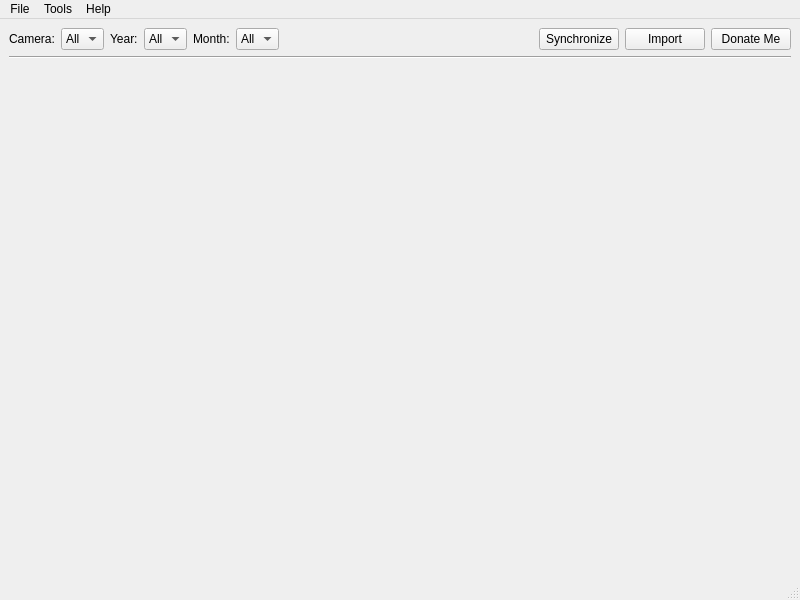
<?xml version="1.0" encoding="UTF-8"?>
<ui version="4.0">
 <class>MainWindow</class>
 <widget class="QMainWindow" name="MainWindow">
  <property name="geometry">
   <rect>
    <x>0</x>
    <y>0</y>
    <width>800</width>
    <height>600</height>
   </rect>
  </property>
  <property name="windowTitle">
   <string>MainWindow</string>
  </property>
  <property name="windowIcon">
   <iconset resource="assets.qrc">
    <normaloff>:/icon/logo.png</normaloff>:/icon/logo.png</iconset>
  </property>
  <widget class="QWidget" name="centralwidget">
   <layout class="QVBoxLayout" name="verticalLayout">
    <item>
     <layout class="QHBoxLayout" name="horizontalLayout_6">
      <item>
       <layout class="QHBoxLayout" name="horizontalLayout_4">
        <item>
         <layout class="QHBoxLayout" name="horizontalLayout">
          <item>
           <widget class="QLabel" name="labelCamera">
            <property name="text">
             <string>Camera:</string>
            </property>
           </widget>
          </item>
          <item>
           <widget class="QComboBox" name="selectCamera">
            <item>
             <property name="text">
              <string>All</string>
             </property>
            </item>
           </widget>
          </item>
         </layout>
        </item>
        <item>
         <layout class="QHBoxLayout" name="horizontalLayout_2">
          <item>
           <widget class="QLabel" name="labelYear">
            <property name="text">
             <string>Year:</string>
            </property>
           </widget>
          </item>
          <item>
           <widget class="QComboBox" name="selectYear">
            <item>
             <property name="text">
              <string>All</string>
             </property>
            </item>
           </widget>
          </item>
         </layout>
        </item>
        <item>
         <layout class="QHBoxLayout" name="horizontalLayout_3">
          <item>
           <widget class="QLabel" name="labelMonth">
            <property name="text">
             <string>Month:</string>
            </property>
           </widget>
          </item>
          <item>
           <widget class="QComboBox" name="selectMonth">
            <item>
             <property name="text">
              <string>All</string>
             </property>
            </item>
           </widget>
          </item>
         </layout>
        </item>
       </layout>
      </item>
      <item>
       <spacer name="horizontalSpacer">
        <property name="orientation">
         <enum>Qt::Horizontal</enum>
        </property>
        <property name="sizeHint" stdset="0">
         <size>
          <width>40</width>
          <height>20</height>
         </size>
        </property>
       </spacer>
      </item>
      <item>
       <layout class="QHBoxLayout" name="horizontalLayout_5">
        <item>
         <widget class="QPushButton" name="btnSync">
          <property name="text">
           <string>Synchronize</string>
          </property>
         </widget>
        </item>
        <item>
         <widget class="QPushButton" name="btnImport">
          <property name="text">
           <string>Import</string>
          </property>
         </widget>
        </item>
        <item>
         <widget class="QPushButton" name="btnDonate">
          <property name="text">
           <string>Donate Me</string>
          </property>
         </widget>
        </item>
       </layout>
      </item>
     </layout>
    </item>
    <item>
     <widget class="Line" name="line">
      <property name="orientation">
       <enum>Qt::Horizontal</enum>
      </property>
     </widget>
    </item>
    <item>
     <spacer name="verticalSpacer">
      <property name="orientation">
       <enum>Qt::Vertical</enum>
      </property>
      <property name="sizeHint" stdset="0">
       <size>
        <width>20</width>
        <height>495</height>
       </size>
      </property>
     </spacer>
    </item>
   </layout>
  </widget>
  <widget class="QMenuBar" name="menubar">
   <property name="geometry">
    <rect>
     <x>0</x>
     <y>0</y>
     <width>800</width>
     <height>22</height>
    </rect>
   </property>
   <widget class="QMenu" name="menuFile">
    <property name="title">
     <string>File</string>
    </property>
    <addaction name="actionSettings"/>
    <addaction name="separator"/>
    <addaction name="actionQuit"/>
   </widget>
   <widget class="QMenu" name="menuTools">
    <property name="title">
     <string>Tools</string>
    </property>
    <addaction name="actionSynchronizer"/>
    <addaction name="separator"/>
    <addaction name="actionImporter"/>
   </widget>
   <widget class="QMenu" name="menuHelp">
    <property name="title">
     <string>Help</string>
    </property>
    <addaction name="actionManual"/>
    <addaction name="actionIssues"/>
    <addaction name="separator"/>
    <addaction name="actionDonate"/>
    <addaction name="separator"/>
    <addaction name="actionAbout"/>
   </widget>
   <addaction name="menuFile"/>
   <addaction name="menuTools"/>
   <addaction name="menuHelp"/>
  </widget>
  <widget class="QStatusBar" name="statusbar"/>
  <action name="actionSettings">
   <property name="text">
    <string>Settings</string>
   </property>
   <property name="shortcut">
    <string>Ctrl+Alt+S</string>
   </property>
  </action>
  <action name="actionQuit">
   <property name="text">
    <string>Quit</string>
   </property>
   <property name="shortcut">
    <string>Ctrl+Q</string>
   </property>
  </action>
  <action name="actionSynchronizer">
   <property name="text">
    <string>Synchronizer</string>
   </property>
   <property name="shortcut">
    <string>Ctrl+E</string>
   </property>
  </action>
  <action name="actionImporter">
   <property name="text">
    <string>Importer</string>
   </property>
   <property name="shortcut">
    <string>Ctrl+W</string>
   </property>
  </action>
  <action name="actionManual">
   <property name="text">
    <string>Manual</string>
   </property>
   <property name="shortcut">
    <string>Ctrl+M</string>
   </property>
  </action>
  <action name="actionIssues">
   <property name="text">
    <string>Issues</string>
   </property>
  </action>
  <action name="actionDonate">
   <property name="text">
    <string>Donate</string>
   </property>
   <property name="shortcut">
    <string>Ctrl+D</string>
   </property>
  </action>
  <action name="actionAbout">
   <property name="text">
    <string>About</string>
   </property>
   <property name="shortcut">
    <string>Ctrl+I</string>
   </property>
  </action>
 </widget>
 <resources>
  <include location="assets.qrc"/>
 </resources>
 <connections>
  <connection>
   <sender>actionQuit</sender>
   <signal>triggered()</signal>
   <receiver>MainWindow</receiver>
   <slot>close()</slot>
   <hints>
    <hint type="sourcelabel">
     <x>-1</x>
     <y>-1</y>
    </hint>
    <hint type="destinationlabel">
     <x>399</x>
     <y>299</y>
    </hint>
   </hints>
  </connection>
 </connections>
</ui>
